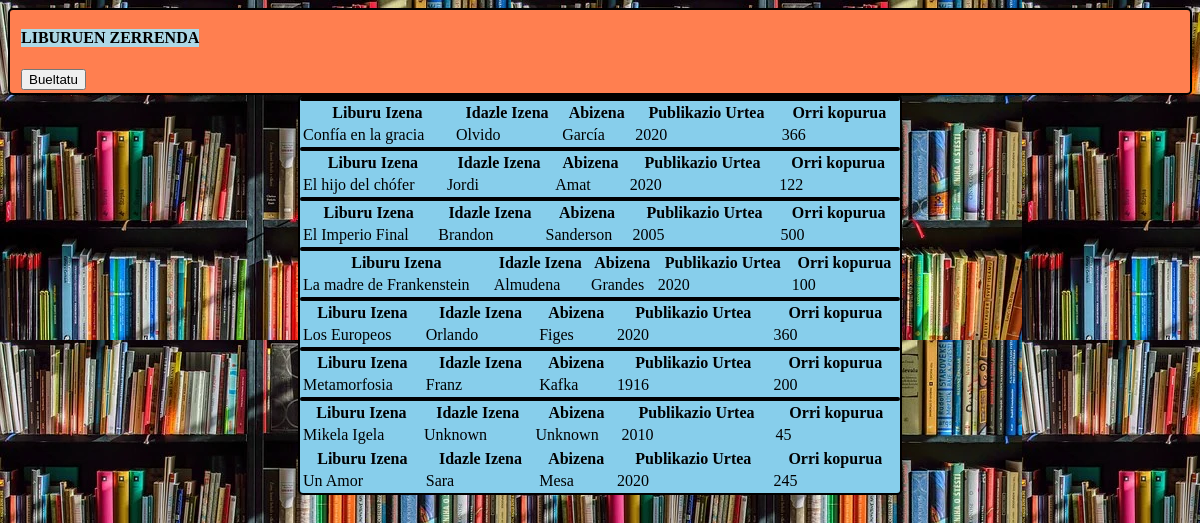
Screenshot of /app/libzerrikusi.php with the database file from the repository.
### tables this page shows
CREATE TABLE `liburu` (
  `libIz` varchar(60) NOT NULL,
  `egileIz` varchar(30) NOT NULL,
  `egileAb` varchar(30) NOT NULL,
  `publikazioUrte` int(10) NOT NULL,
  `orriak` int(11) NOT NULL
);

### app/libzerrikusi.php (the view, shortened to what this page needs)
<!DOCTYPE html>
<html lang="en">
<head>
    <link rel="stylesheet" href="styles.css">
</head>
<body background="Liburuak.webp">
    <div class="inputak">
        <table>
            <tr>
                <td>&nbsp;</td>
                <td><p style="background-color: lightblue"><strong> LIBURUEN ZERRENDA </strong></p></td>
                <td>&nbsp;</td>
            </tr>
            <tr>
                <form name="erabAukerak" class="inputak" action="erabileremu.php" method="POST">
                    <tr>
                        <td>&nbsp;</td>
                        <td><input id="bueltatuButton" type="button" name="bueltatuButton" value="Bueltatu" title="Sakatu hemen erabiltzaile eremura bueltatzeko." onclick="location.href='erabileremu.php'"/></td>
                    </tr>
                </form>
                </tr>
        </table>
    </div>
    <?php
                $db = new mysqli("db", "admin", "test", "database");
                $sql = "SELECT * FROM liburu;";
                $stmt = $db->prepare($sql);
                $stmt->execute();
                $resultSet = $stmt->get_result();
                $liburuak = $resultSet->fetch_all();
                foreach($liburuak as $libro) {
    ?>
    <div class="php">
        <table id = "liburuTabla" class = "table-striped table-bordered" style = "width:100%">
            <thead class = "text-center">
		        <th>Liburu Izena </th>
		        <th>Idazle Izena</th>
		        <th>Abizena</th>
		        <th>Publikazio Urtea</th>
		        <th>Orri kopurua</th>
	        </thead>
            <tbody>
                <tr>
                    <td><?php echo $libro[0]?></td>
                    <td><?php echo $libro[1]?></td>
                    <td><?php echo $libro[2]?></td>
                    <td><?php echo $libro[3]?></td>
                    <td><?php echo $libro[4]?></td>
                </tr>
                <?php } ?>
            </tbody>
        </table>
    </div>
</body>
</html>

### app/styles.css (style rules this page uses)
.php { background-color: skyblue; border: 2px solid black; border-radius: 5px; position: center; max-width: 600px; margin: auto; }
.inputak { background-color: coral; border: 2px solid black; border-radius: 5px; position: center; }

### rows the page displays
liburu: libIz "Confía en la gracia", egileIz "Olvido", egileAb "García", publikazioUrte "2020", orriak "366"
liburu: libIz "El hijo del chófer", egileIz "Jordi", egileAb "Amat", publikazioUrte "2020", orriak "122"
liburu: libIz "El Imperio Final", egileIz "Brandon", egileAb "Sanderson", publikazioUrte "2005", orriak "500"
liburu: libIz "La madre de Frankenstein", egileIz "Almudena", egileAb "Grandes", publikazioUrte "2020", orriak "100"
liburu: libIz "Los Europeos", egileIz "Orlando", egileAb "Figes", publikazioUrte "2020", orriak "360"
liburu: libIz "Metamorfosia", egileIz "Franz", egileAb "Kafka", publikazioUrte "1916", orriak "200"
liburu: libIz "Mikela Igela", egileIz "Unknown", egileAb "Unknown", publikazioUrte "2010", orriak "45"
liburu: libIz "Un Amor", egileIz "Sara", egileAb "Mesa", publikazioUrte "2020", orriak "245"
